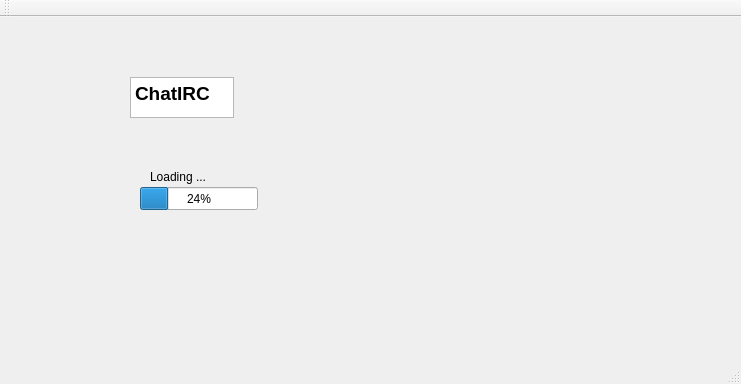
<?xml version="1.0" encoding="UTF-8"?>
<ui version="4.0">
 <class>MainWindow</class>
 <widget class="QMainWindow" name="MainWindow">
  <property name="geometry">
   <rect>
    <x>0</x>
    <y>0</y>
    <width>741</width>
    <height>384</height>
   </rect>
  </property>
  <property name="acceptDrops">
   <bool>true</bool>
  </property>
  <property name="windowTitle">
   <string>MainWindow</string>
  </property>
  <widget class="QWidget" name="centralWidget">
   <widget class="QTextEdit" name="textEdit">
    <property name="geometry">
     <rect>
      <x>130</x>
      <y>60</y>
      <width>104</width>
      <height>41</height>
     </rect>
    </property>
    <property name="html">
     <string>&lt;!DOCTYPE HTML PUBLIC &quot;-//W3C//DTD HTML 4.0//EN&quot; &quot;http://www.w3.org/TR/REC-html40/strict.dtd&quot;&gt;
&lt;html&gt;&lt;head&gt;&lt;meta name=&quot;qrichtext&quot; content=&quot;1&quot; /&gt;&lt;style type=&quot;text/css&quot;&gt;
p, li { white-space: pre-wrap; }
&lt;/style&gt;&lt;/head&gt;&lt;body style=&quot; font-family:'MS Shell Dlg 2'; font-size:8.25pt; font-weight:400; font-style:normal;&quot;&gt;
&lt;p style=&quot; margin-top:0px; margin-bottom:0px; margin-left:0px; margin-right:0px; -qt-block-indent:0; text-indent:0px;&quot;&gt;&lt;span style=&quot; font-size:14pt; font-weight:600;&quot;&gt;ChatIRC&lt;/span&gt;&lt;/p&gt;&lt;/body&gt;&lt;/html&gt;</string>
    </property>
   </widget>
   <widget class="QProgressBar" name="progressBar">
    <property name="geometry">
     <rect>
      <x>140</x>
      <y>170</y>
      <width>118</width>
      <height>23</height>
     </rect>
    </property>
    <property name="value">
     <number>24</number>
    </property>
   </widget>
   <widget class="QLabel" name="label">
    <property name="geometry">
     <rect>
      <x>150</x>
      <y>150</y>
      <width>71</width>
      <height>20</height>
     </rect>
    </property>
    <property name="text">
     <string>Loading ...</string>
    </property>
   </widget>
  </widget>
  <widget class="QMenuBar" name="menuBar">
   <property name="geometry">
    <rect>
     <x>0</x>
     <y>0</y>
     <width>741</width>
     <height>21</height>
    </rect>
   </property>
  </widget>
  <widget class="QToolBar" name="mainToolBar">
   <attribute name="toolBarArea">
    <enum>TopToolBarArea</enum>
   </attribute>
   <attribute name="toolBarBreak">
    <bool>false</bool>
   </attribute>
  </widget>
  <widget class="QStatusBar" name="statusBar"/>
 </widget>
 <layoutdefault spacing="6" margin="11"/>
 <resources/>
 <connections/>
</ui>
